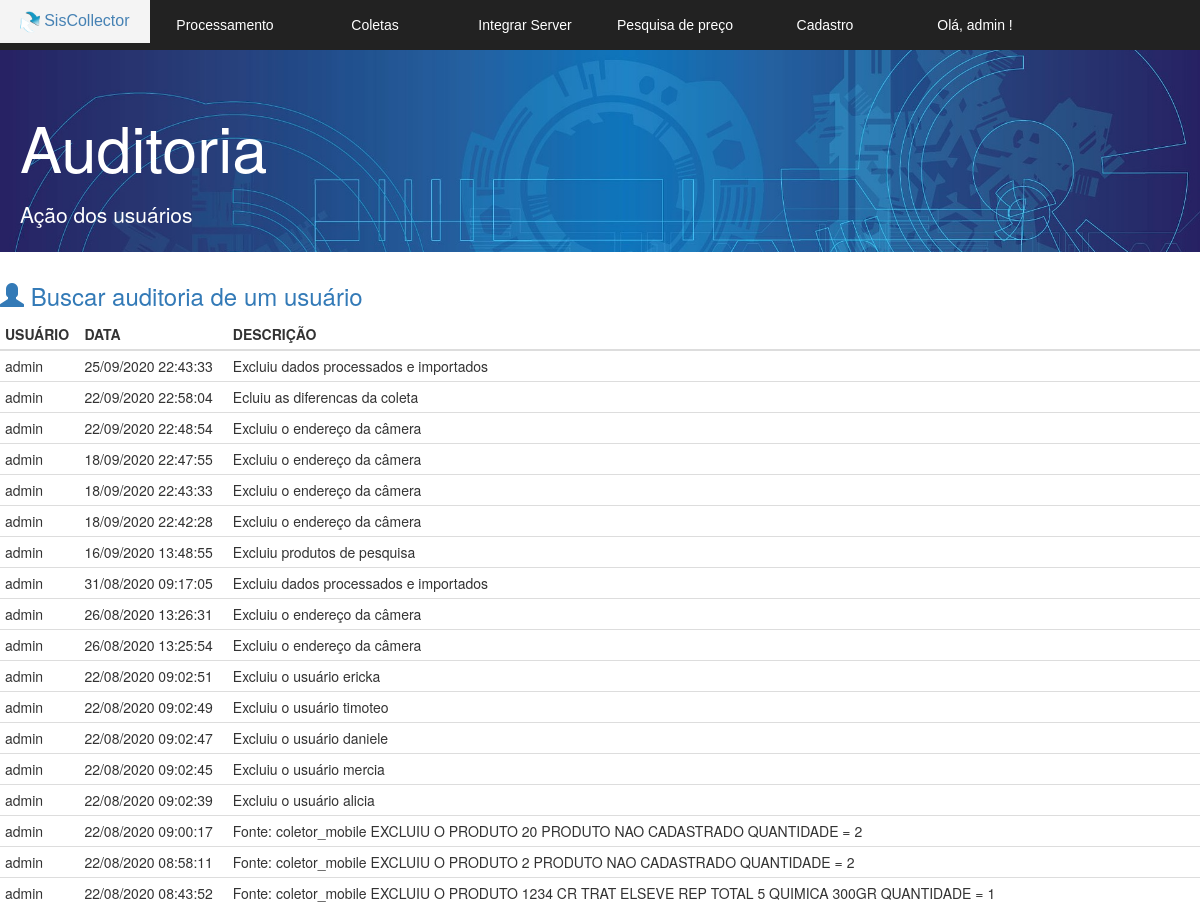
/v_listar_auditoria.php (signed in, upper part), run on an earlier commit of the app's database.
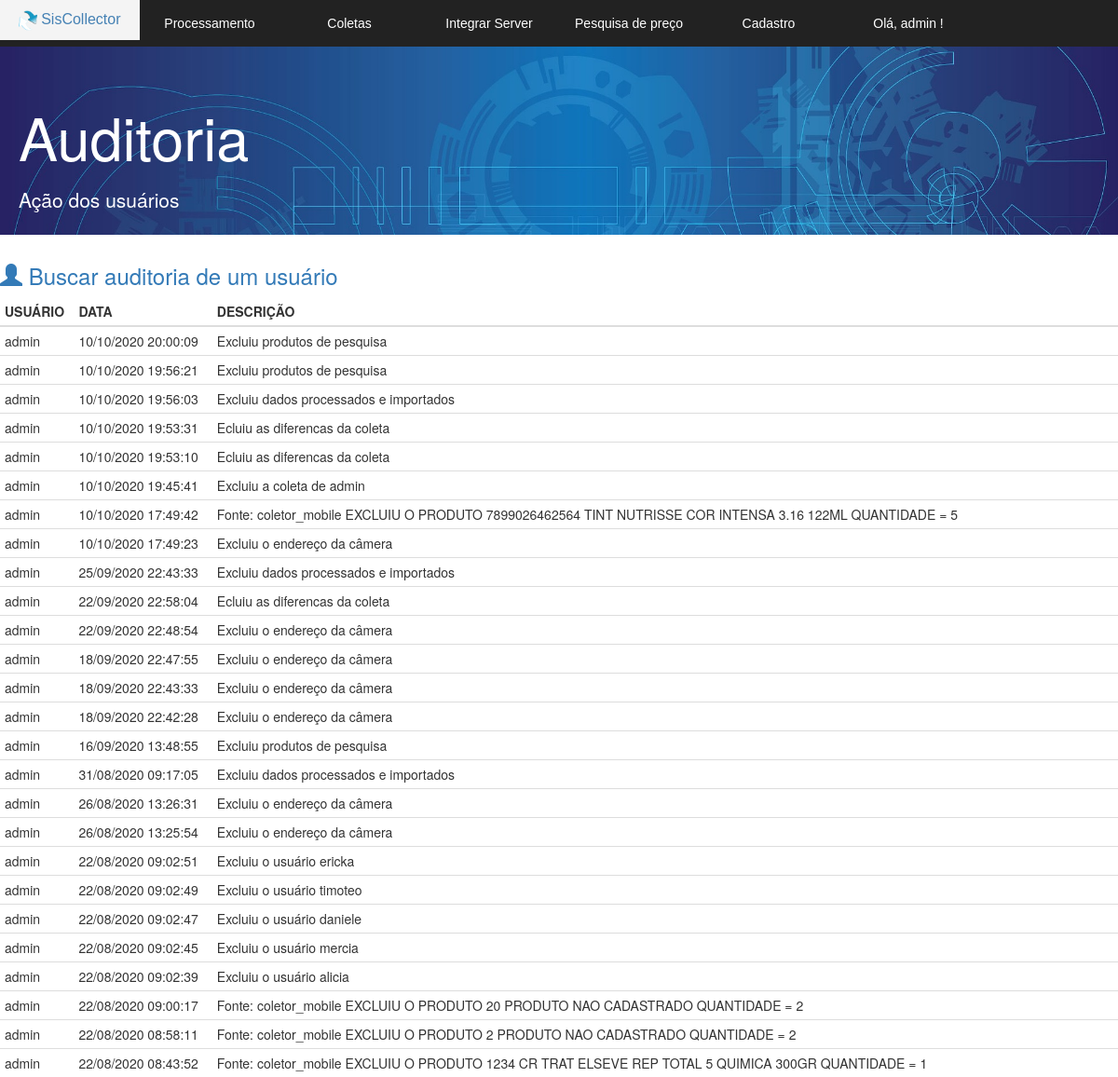
And on a later commit of the database.
### tables this page shows
CREATE TABLE IF NOT EXISTS `auditoria` (
  `id` int(11) NOT NULL AUTO_INCREMENT,
  `usuario` varchar(255) DEFAULT NULL,
  `descricao` varchar(255) DEFAULT NULL,
  `data` datetime NOT NULL,
  PRIMARY KEY (`id`)
);

### v_listar_auditoria.php (the view, shortened to what this page needs)
<!DOCTYPE html>
<html lang="pt-br">
<head>
  <link href="bootstrap/css/bootstrap.min.css" rel="stylesheet">
  <link rel="stylesheet" href="css.css">
  <link rel="stylesheet" href="normalize.css">
</head>
<body>
	<section id="principal">
   <?php
   require 'v_cabecalho.php';
   ?>
   <section class="corpo">
    <div class="jumbotron jumbotron-fluid">
      <div class="container">
        <h1 class="display-4">Auditoria</h1>
        <p class="lead">Ação dos usuários</p>
      </div>
    </div>
    <h3> <a href="v_buscar_usuario.php" > <span class="glyphicon glyphicon-user" aria-hidden="true"></span> Buscar auditoria de um usuário </a></h3>
    <?php
    $listagem = mysqli_query($conexao,  "SELECT * FROM auditoria order by id desc");
    ?>
    <table class="table table-condensed">
     <thead >
      <tr class="table-primary">
        <th scope="col">USUÁRIO</th>
        <th scope="col">DATA</th>
        <th scope="col">DESCRIÇÃO</th>
      </tr>
    </thead>
    <tbody>
      <?php
      while($linha = mysqli_fetch_array($listagem)) {
      $data = $linha['data'];
      ?>
        <tr>
          <td> <?= $linha['usuario'] ?> </td>
          <td> <?php echo date('d/m/Y H:i:s', strtotime($data));  ?>  </td>
          <td> <?= utf8_encode($linha['descricao']);  ?> </td>
        </tr>
        <?php } ?>
      </tbody>
    </table>
  </section>
</section>
</body>
</html>

What changed in the data, as far as the page shows it:
added auditoria: usuario "admin", data "10/10/2020 20:00:09", descricao "Excluiu produtos de pesquisa"
added auditoria: usuario "admin", data "10/10/2020 19:56:21", descricao "Excluiu produtos de pesquisa"
added auditoria: usuario "admin", data "10/10/2020 19:56:03", descricao "Excluiu dados processados e importados"
added auditoria: usuario "admin", data "10/10/2020 19:53:31", descricao "Ecluiu as diferencas da coleta"
added auditoria: usuario "admin", data "10/10/2020 19:53:10", descricao "Ecluiu as diferencas da coleta"
added auditoria: usuario "admin", data "10/10/2020 19:45:41", descricao "Excluiu a coleta de admin"
added auditoria: usuario "admin", data "10/10/2020 17:49:42", descricao "Fonte: coletor_mobile EXCLUIU O PRODUTO 7899026462564 TINT NUTRISSE COR INTENSA 3.16 122ML QUANTIDADE = 5"
added auditoria: usuario "admin", data "10/10/2020 17:49:23", descricao "Excluiu o endereço da câmera"
